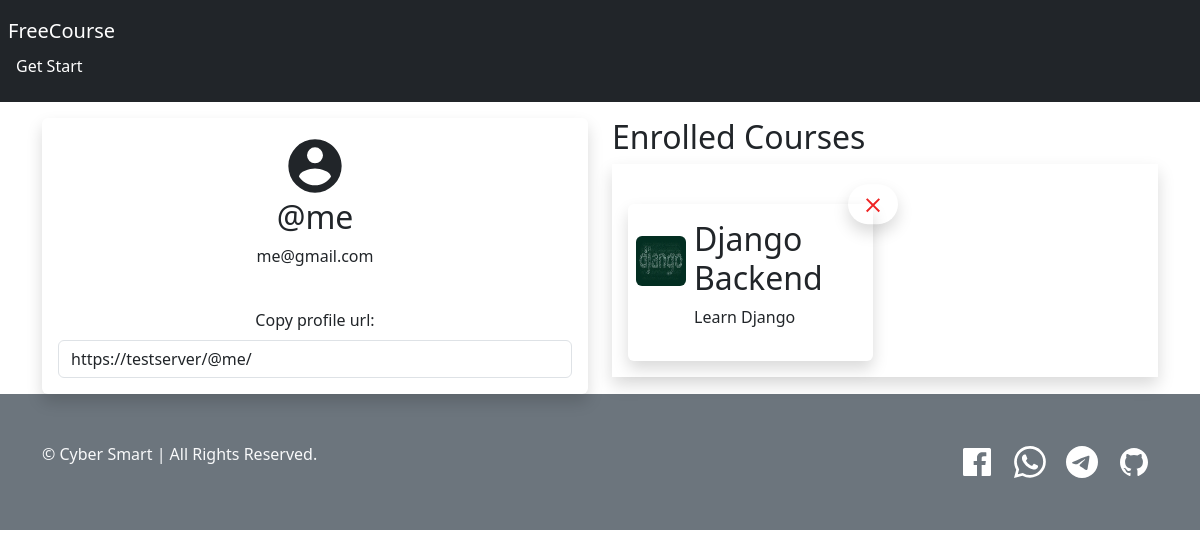
The app's page /@me/ with its own data.
### courses/models.py (models this page shows, shortened)
class Student(models.Model):
    name = models.CharField(max_length=200)
    username = models.CharField(max_length=200,default="",blank=True,null=True)
    email = models.EmailField(max_length=200,unique=True)
    skill = models.CharField(max_length=200)

class Course(models.Model):
    author = models.ForeignKey(settings.AUTH_USER_MODEL,
            on_delete = models.CASCADE,
            related_name = 'author'
        )
    students = models.ManyToManyField(Student,symmetrical=False,blank=True,null=True,related_name = 'students')
    title = models.CharField(max_length=200,unique=True)
    image = models.ImageField(upload_to="static/courses/images/%y/%m/%d",default='')
    description = models.TextField()
    created = models.DateTimeField(auto_now_add=True)
    class Meta:
        ordering = ('-id',)

### courses/views.py (the view)
# urls.py: path('<str:username>/',student,name='student'),
def student(request,username):
    student = get_object_or_404(Student,username=username)
    all_courses = student.students.all()
    context = {
        'courses':all_courses,
        'student':student
    }
    return render(request,'student.html',context)

### courses/templates/student.html (shortened to what this page needs)
{% extends 'base.html' %}
{% block content %}
    <section class="student-section section">
        <div class="container">
            <div class="row">
                <div class="col-sm-12 col-md-6 mt-3">
                    <div class="rounded shadow p-3 text-center">
                        <h2>{{ student.username }}</h2>
                        <p>{{ student.email }}</p>
                        <br />
                        <span>Copy profile url:</span>
                        <br />
                        <input class="form-control mt-2" readonly type="url" name="url" id="url" value="https://{{ request.get_host }}{{ request.path }}" />
                    </div>
                </div>
                <div class="col-sm-12 col-md-6 mt-3">
                    <h2>Enrolled Courses</h2>
                    <div class="rounded-sm shadow">
                        <div class="row p-3">
                            {% for course in courses %}
                                <div class="col-md-6 col-sm-12 mt-4">
                                    <div class="shadow rounded position-relative">
                                        <div class="d-flex p-2">
                                            <img class="img img-fluid rounded mt-4" style="height:50px;width:50px;" src="{{ course.image.url }}" alt="" />
                                            <div class="inner m-2">
                                                <h2>{{ course.title }}</h2>
                                                <p>{{ course.description }}</p>
                                            <a class="btn btn-default position-absolute translate-middle rounded-pill shadow top-0 start-100"  href="{% url 'courses:remove' student.username course.title %}">
                                                <svg fill='#ef2424' xmlns="http://www.w3.org/2000/svg" xmlns:xlink="http://www.w3.org/1999/xlink" version="1.1" id="mdi-close" width="24" height="24" viewBox="0 0 24 24"><path d="M19,6.41L17.59,5L12,10.59L6.41,5L5,6.41L10.59,12L5,17.59L6.41,19L12,13.41L17.59,19L19,17.59L13.41,12L19,6.41Z" /></svg>
                                            </a>
                                            </div>
                                        </div>
                                    </div>
                                </div>
                            {% endfor %}
                        </div>
                    </div>
                </div>
            </div>
        </div>
    </section>
{% endblock %}

### records on screen
Student: username "@me", email "me@gmail.com"
Course: image (picture), title "Django Backend", description "Learn Django"
